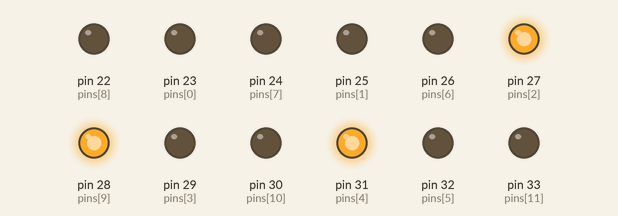
Simulated run of this sketch. Board: Arduino Mega 2560, built with avr-gcc and run on an emulated ATmega2560. Parts: output pins drawn as LEDs (lit = HIGH).

Above: at 0.1 s.
At 5.1 s:
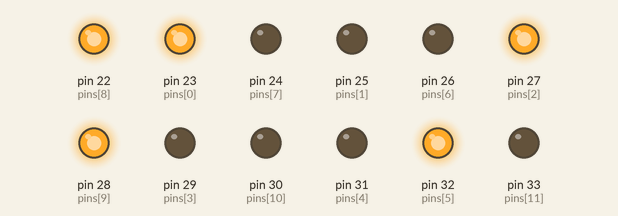
At 10.1 s:
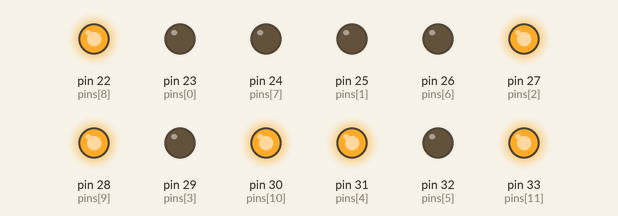
At 19.9 s:
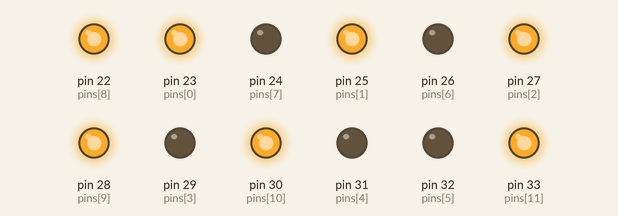
At 29.5 s:
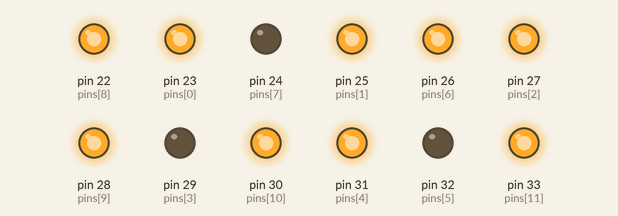
At 39.71 s:
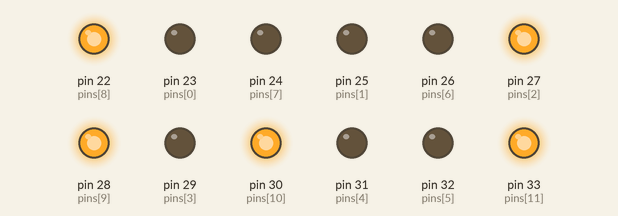
Timing chart, 0 to 40.0 s (numbered marks = the images above):
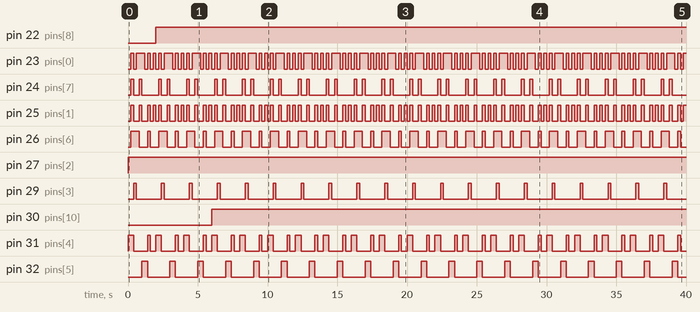

Measured:
- by itself, pin 22 (pins[8]): LOW → HIGH at 2.0 s
- by itself, pin 23 (pins[0]): repeats every 2.0 s: LOW 0.20 s, HIGH 0.60 s, 3 × (LOW 0.20 s, HIGH 0.20 s)
- by itself, pin 24 (pins[7]): repeats every 2.0 s: LOW 0.40 s, HIGH 0.20 s, LOW 1.2 s, HIGH 0.20 s
- by itself, pin 25 (pins[1]): repeats every 2.0 s: 2 × (LOW 0.40 s, HIGH 0.20 s), 2 × (LOW 0.20 s, HIGH 0.20 s)
- by itself, pin 26 (pins[6]): repeats every 2.0 s: LOW 0.60 s, HIGH 0.20 s, LOW 0.60 s, HIGH 0.60 s
- by itself, pin 27 (pins[2]): LOW → HIGH at 0.00 s
- by itself, pin 29 (pins[3]): alternates HIGH for 0.20 s and LOW for 1.8 s
- by itself, pin 30 (pins[10]): LOW → HIGH at 6.0 s

The sketch:

LED_4X7.ino
```cpp
int numWait=100;
int pins[12] = {23,25,27,29,31,32,26,24,22,28,30,33};
void setup() {

 for(int i=0;i<12;i++){
   pinMode(pins[i],OUTPUT);
  }
  for(int i=0;i<8;i++){
    digitalWrite(pins[i],LOW);
  }

 // for(int i=8;i<12;i++){
    digitalWrite(pins[9],HIGH);
 // }

}

void loop() {

 for(int i=7;i<12;i++){
    digitalWrite(pins[i],HIGH);
for(int i=0;i<10;i++){
  counter(i);
delay(200);
}
}

}
void  counter(int num)
{
 if(num<0 || num>11) return 0;
switch(num){
    case 0:
           for(int i=0;i<8;i++){
               digitalWrite(pins[i],LOW);
                  }
    digitalWrite(pins[2],HIGH);
    digitalWrite(pins[4],HIGH);
      return 1;
    case 1:
           for(int i=0;i<8;i++){
               digitalWrite(pins[i],HIGH);
                  }
      digitalWrite(pins[3],LOW);
      digitalWrite(pins[5],LOW);
      return 1;
    case 2:
          for(int i=0;i<8;i++){
               digitalWrite(pins[i],LOW);
                  }
      digitalWrite(pins[6],HIGH);
      digitalWrite(pins[3],HIGH);
      digitalWrite(pins[2],HIGH);
       return 1;
    case 3:
    for(int i=0;i<8;i++){
               digitalWrite(pins[i],LOW);
                  }
      digitalWrite(pins[6],HIGH);
      digitalWrite(pins[0],HIGH);
      digitalWrite(pins[2],HIGH);

      return 1;
    case 4:
  for(int i=0;i<8;i++){
               digitalWrite(pins[i],LOW);
                  }
      digitalWrite(pins[7],HIGH);
      digitalWrite(pins[0],HIGH);
      digitalWrite(pins[1],HIGH);
          digitalWrite(pins[2],HIGH);
      return 1;
    case 5:
     for(int i=0;i<8;i++){
               digitalWrite(pins[i],LOW);
                  }
      digitalWrite(pins[5],HIGH);
      digitalWrite(pins[2],HIGH);
      digitalWrite(pins[0],HIGH);
      return 1;
    case 6:
           for(int i=0;i<8;i++){
               digitalWrite(pins[i],LOW);
                  }
      digitalWrite(pins[5],HIGH);
      digitalWrite(pins[2],HIGH);
      return 1;
    case 7:
      for(int i=0;i<8;i++){
               digitalWrite(pins[i],HIGH);
                  }
      digitalWrite(pins[7],LOW);
      digitalWrite(pins[5],LOW);
      digitalWrite(pins[3],LOW);
      return 1;
    case 8:
    for(int i=0;i<8;i++){
               digitalWrite(pins[i],LOW);
                  }
      digitalWrite(pins[2],HIGH);
      return 1;
    case 9:
    for(int i=0;i<8;i++){
               digitalWrite(pins[i],HIGH);
                  }
    for(int i=2;i<8;i++){
               digitalWrite(pins[i],LOW);
                  }
     digitalWrite(pins[2],HIGH);
      return 1;
  }


}
```
